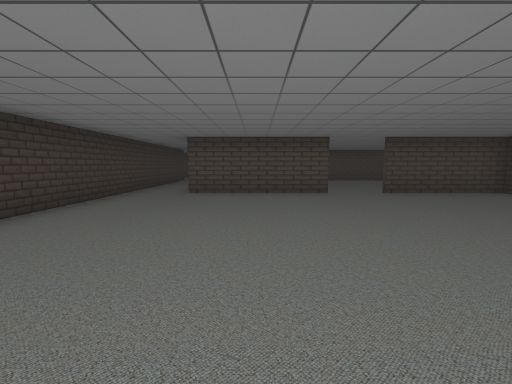
[1] (above)

18 first-person views from a walk through a Unity game level. The camera is 1.5 m above the floor, tilts 6° down and sees 90° across. The floor is counted in squares, 2 m on a side. Each view is taken from the middle of a square. On the plan, view 1 faces up. The plan holds only what a view shows up to about 9 squares ahead; the rest is blank. The place goes on beyond the plan. The player character is not drawn.

[2]
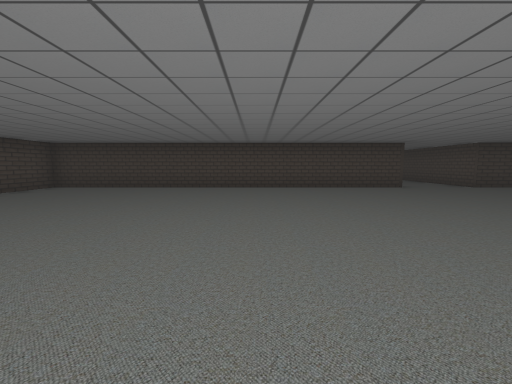

[3]
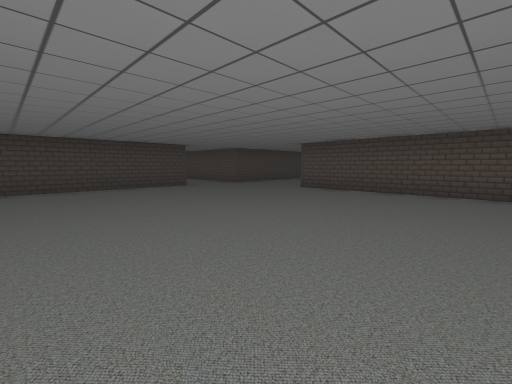

[4]
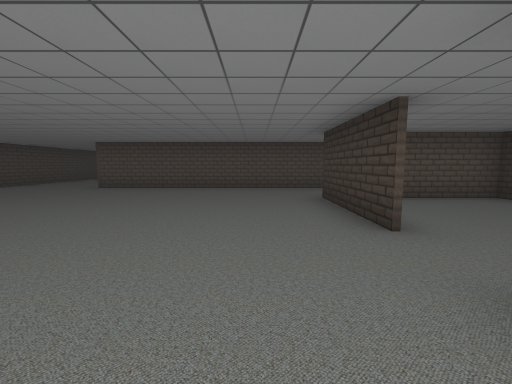

[5]
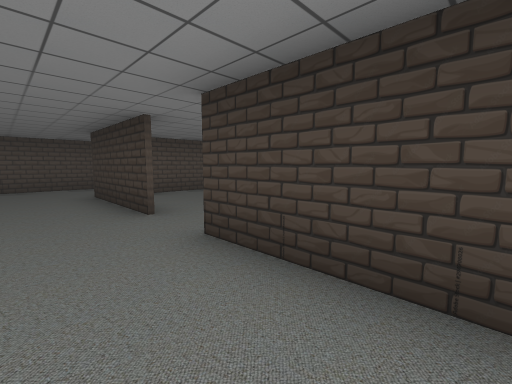

[6]
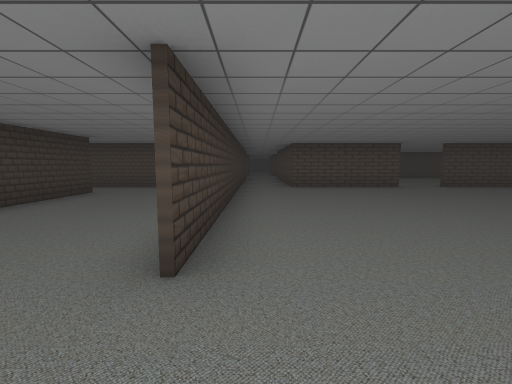

[7]
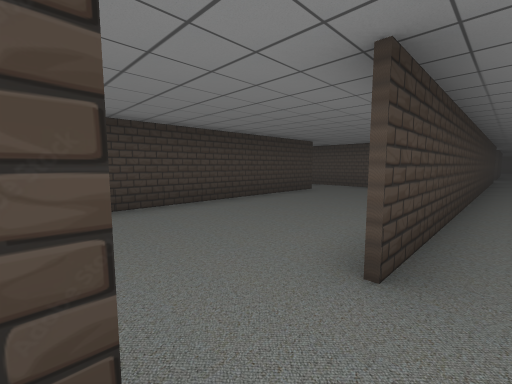

[8]
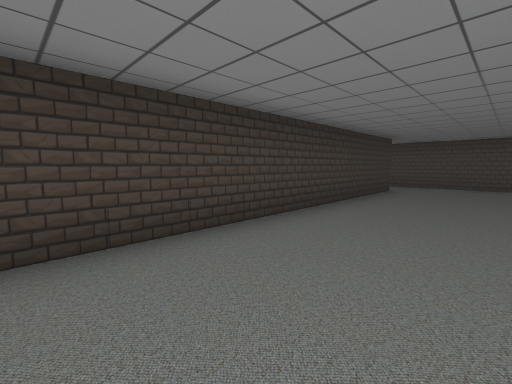

[9]
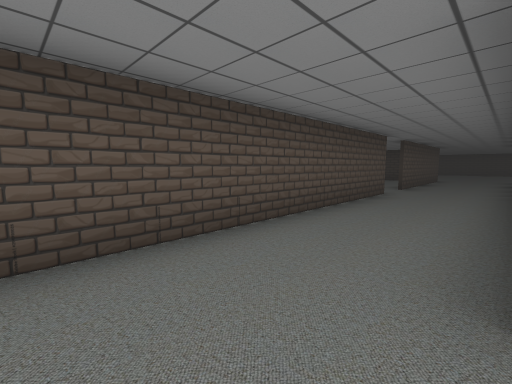

[10]
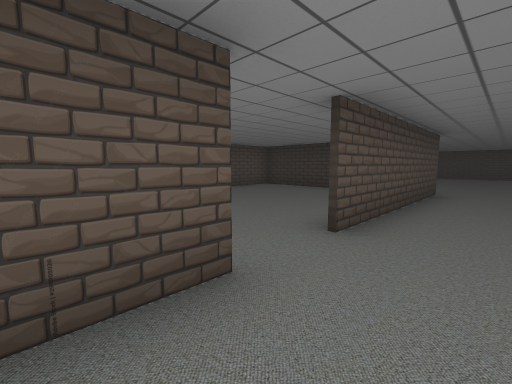

[11]
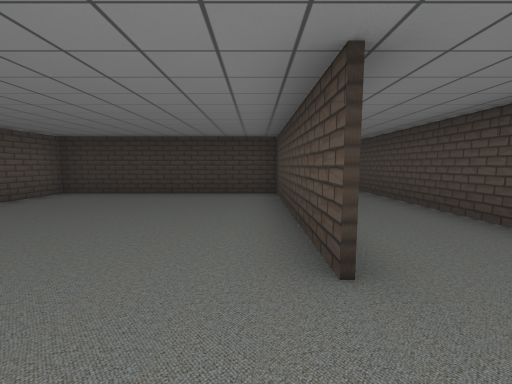

[12]
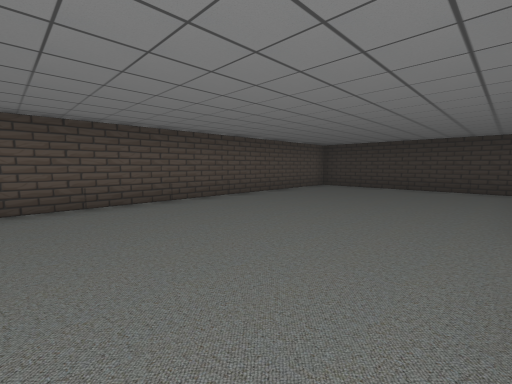

[13]
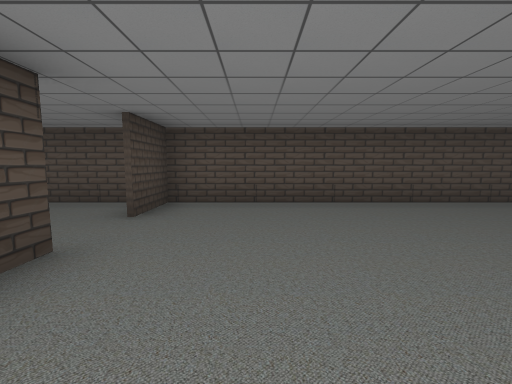

[14]
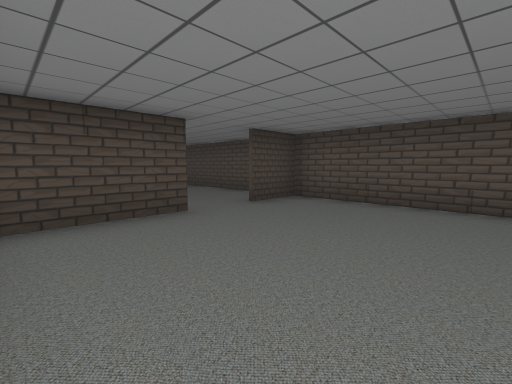

[15]
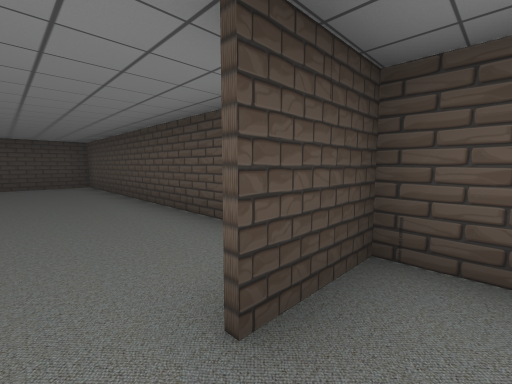

[16]
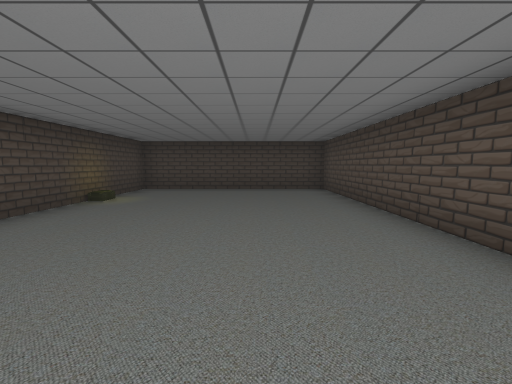

[17]
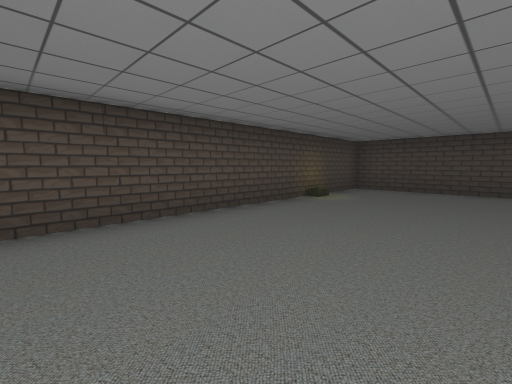

[18]
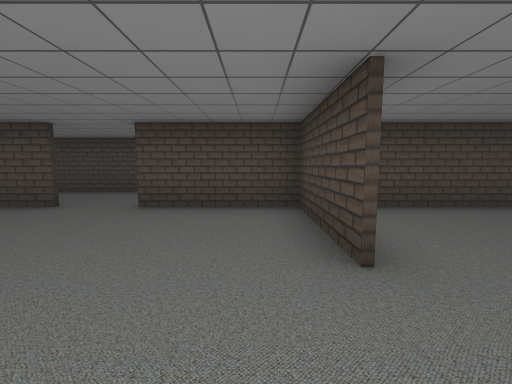

### Floor plan
Points are (right, up) in squares from view 1. A wall is a line through its corners. A room is listed if a view was taken in it or the views show most of it. See-through windows are left out.
Room 1 (views 1, 2, 3, 4, 5, 6, 7, 9, 10)
walls: (-3.5, -1.8) (-3.5, -5); (2, 6.8) (-1.9, 6.8); (6.6, -5) (6.6, 6.8) (3.4, 6.8); (-3.5, 8.5) (-3.5, -0.4); (-10.3, -4.9) (-16.6, -4.9); (-9.1, -7.3) (3.2, -7.3); (-15.9, -7.3) (-10.5, -7.3)
ways out: opening at (-4, -1) to room 2; opening at (-10, -7) to room 3; opening at (-17, -6); opening at (2.5, 7); opening at (5, -6)
Room 2 (view 8)
walls: (-7.5, 5.1) (-7.5, -4.8) (-4.9, -4.8); (-4.9, 6.8) (-8.8, 6.8)
ways out: opening at (-4, -1) to room 1; opening at (-8, 6)
Room 3 (views 11, 12, 13, 14, 15, 18)
walls: (-10.5, -7.5) (-15.8, -7.5) (-15.8, -13.1) (-6.2, -13.1) (-6.2, -11.6); (-6.2, -10.3) (-6.2, -7.5) (-9.1, -7.5)
ways out: opening at (-10, -7) to room 1; opening at (-6, -11) to room 4
Room 4 (views 16, 17)
walls: (-5.5, -13.1) (3.1, -13.1) (3.1, -7.5) (-5.1, -7.5)
ways out: opening at (-6, -11) to room 3

Where each view was taken, in squares from view 1:
view 1: 0 up, 0 right, facing up
view 2: 0 up, 2 left, facing right
view 3: 0 up, 2 left, facing down-right
view 4: 1 up, 2 left, facing down
view 5: 2 up, 2 left, facing down-left
view 6: 2 down, 3 left, facing up
view 7: 2 down, 3 left, facing up-left
view 8: 3 down, 5 left, facing up-left
view 9: 5 down, 2 left, facing down-left
view 10: 6 down, 8 left, facing down-left
view 11: 8 down, 9 left, facing left
view 12: 8 down, 7 left, facing down-left
view 13: 8 down, 8 left, facing down
view 14: 8 down, 10 left, facing down-right
view 15: 11 down, 7 left, facing down-right
view 16: 11 down, 5 left, facing right
view 17: 11 down, 5 left, facing up-right
view 18: 12 down, 7 left, facing up
